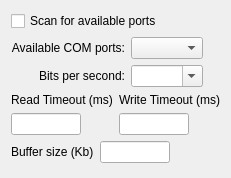
<ui version="4.0" >
 <class>PreferencePageAdapterSerialPort</class>
 <widget class="QWidget" name="PreferencePageAdapterSerialPort" >
  <property name="geometry" >
   <rect>
    <x>0</x>
    <y>0</y>
    <width>227</width>
    <height>178</height>
   </rect>
  </property>
  <property name="windowTitle" >
   <string>PreferencePageAdapterSerialPort</string>
  </property>
  <layout class="QGridLayout" name="gridLayout_2" >
   <item row="0" column="0" colspan="2" >
    <widget class="QCheckBox" name="_autoPortScan" >
     <property name="text" >
      <string>Scan for available ports</string>
     </property>
    </widget>
   </item>
   <item row="1" column="0" colspan="2" >
    <layout class="QGridLayout" name="gridLayout" >
     <item row="0" column="0" >
      <widget class="QLabel" name="label_3" >
       <property name="text" >
        <string>Available COM ports:</string>
       </property>
       <property name="alignment" >
        <set>Qt::AlignRight|Qt::AlignTrailing|Qt::AlignVCenter</set>
       </property>
      </widget>
     </item>
     <item row="0" column="1" >
      <widget class="QComboBox" name="_availableComPorts" >
       <property name="minimumSize" >
        <size>
         <width>0</width>
         <height>0</height>
        </size>
       </property>
      </widget>
     </item>
     <item row="0" column="2" >
      <spacer name="horizontalSpacer_3" >
       <property name="orientation" >
        <enum>Qt::Horizontal</enum>
       </property>
       <property name="sizeHint" stdset="0" >
        <size>
         <width>31</width>
         <height>20</height>
        </size>
       </property>
      </spacer>
     </item>
     <item row="1" column="0" >
      <widget class="QLabel" name="label_4" >
       <property name="text" >
        <string>Bits per second:</string>
       </property>
       <property name="alignment" >
        <set>Qt::AlignRight|Qt::AlignTrailing|Qt::AlignVCenter</set>
       </property>
      </widget>
     </item>
     <item row="1" column="1" >
      <widget class="QComboBox" name="_bitsPerSecond" >
       <property name="minimumSize" >
        <size>
         <width>0</width>
         <height>0</height>
        </size>
       </property>
       <property name="editable" >
        <bool>true</bool>
       </property>
      </widget>
     </item>
     <item row="1" column="2" >
      <spacer name="horizontalSpacer_4" >
       <property name="orientation" >
        <enum>Qt::Horizontal</enum>
       </property>
       <property name="sizeHint" stdset="0" >
        <size>
         <width>31</width>
         <height>20</height>
        </size>
       </property>
      </spacer>
     </item>
    </layout>
   </item>
   <item row="2" column="0" >
    <layout class="QVBoxLayout" name="verticalLayout" >
     <item>
      <widget class="QLabel" name="label_5" >
       <property name="text" >
        <string>Read Timeout (ms)</string>
       </property>
       <property name="alignment" >
        <set>Qt::AlignLeading|Qt::AlignLeft|Qt::AlignVCenter</set>
       </property>
      </widget>
     </item>
     <item>
      <widget class="QLineEdit" name="_readTimeout" >
       <property name="sizePolicy" >
        <sizepolicy vsizetype="Fixed" hsizetype="Maximum" >
         <horstretch>0</horstretch>
         <verstretch>0</verstretch>
        </sizepolicy>
       </property>
       <property name="minimumSize" >
        <size>
         <width>0</width>
         <height>0</height>
        </size>
       </property>
       <property name="maximumSize" >
        <size>
         <width>70</width>
         <height>16777215</height>
        </size>
       </property>
      </widget>
     </item>
    </layout>
   </item>
   <item row="2" column="1" >
    <layout class="QVBoxLayout" name="verticalLayout_3" >
     <item>
      <widget class="QLabel" name="label_6" >
       <property name="text" >
        <string>Write Timeout (ms)</string>
       </property>
       <property name="alignment" >
        <set>Qt::AlignLeading|Qt::AlignLeft|Qt::AlignVCenter</set>
       </property>
      </widget>
     </item>
     <item>
      <widget class="QLineEdit" name="_writeTimeout" >
       <property name="sizePolicy" >
        <sizepolicy vsizetype="Fixed" hsizetype="Maximum" >
         <horstretch>0</horstretch>
         <verstretch>0</verstretch>
        </sizepolicy>
       </property>
       <property name="maximumSize" >
        <size>
         <width>70</width>
         <height>16777215</height>
        </size>
       </property>
      </widget>
     </item>
    </layout>
   </item>
   <item row="2" column="2" >
    <spacer name="horizontalSpacer" >
     <property name="orientation" >
      <enum>Qt::Horizontal</enum>
     </property>
     <property name="sizeHint" stdset="0" >
      <size>
       <width>103</width>
       <height>20</height>
      </size>
     </property>
    </spacer>
   </item>
   <item row="3" column="0" colspan="2" >
    <layout class="QHBoxLayout" name="horizontalLayout" >
     <item>
      <widget class="QLabel" name="label" >
       <property name="text" >
        <string>Buffer size (Kb)</string>
       </property>
      </widget>
     </item>
     <item>
      <widget class="QLineEdit" name="_bufferSize" >
       <property name="sizePolicy" >
        <sizepolicy vsizetype="Fixed" hsizetype="Preferred" >
         <horstretch>0</horstretch>
         <verstretch>0</verstretch>
        </sizepolicy>
       </property>
       <property name="maximumSize" >
        <size>
         <width>70</width>
         <height>16777215</height>
        </size>
       </property>
      </widget>
     </item>
     <item>
      <spacer name="horizontalSpacer_2" >
       <property name="orientation" >
        <enum>Qt::Horizontal</enum>
       </property>
       <property name="sizeHint" stdset="0" >
        <size>
         <width>40</width>
         <height>20</height>
        </size>
       </property>
      </spacer>
     </item>
    </layout>
   </item>
   <item row="4" column="0" colspan="2" >
    <spacer name="verticalSpacer" >
     <property name="orientation" >
      <enum>Qt::Vertical</enum>
     </property>
     <property name="sizeHint" stdset="0" >
      <size>
       <width>168</width>
       <height>64</height>
      </size>
     </property>
    </spacer>
   </item>
  </layout>
 </widget>
 <resources/>
 <connections/>
</ui>
